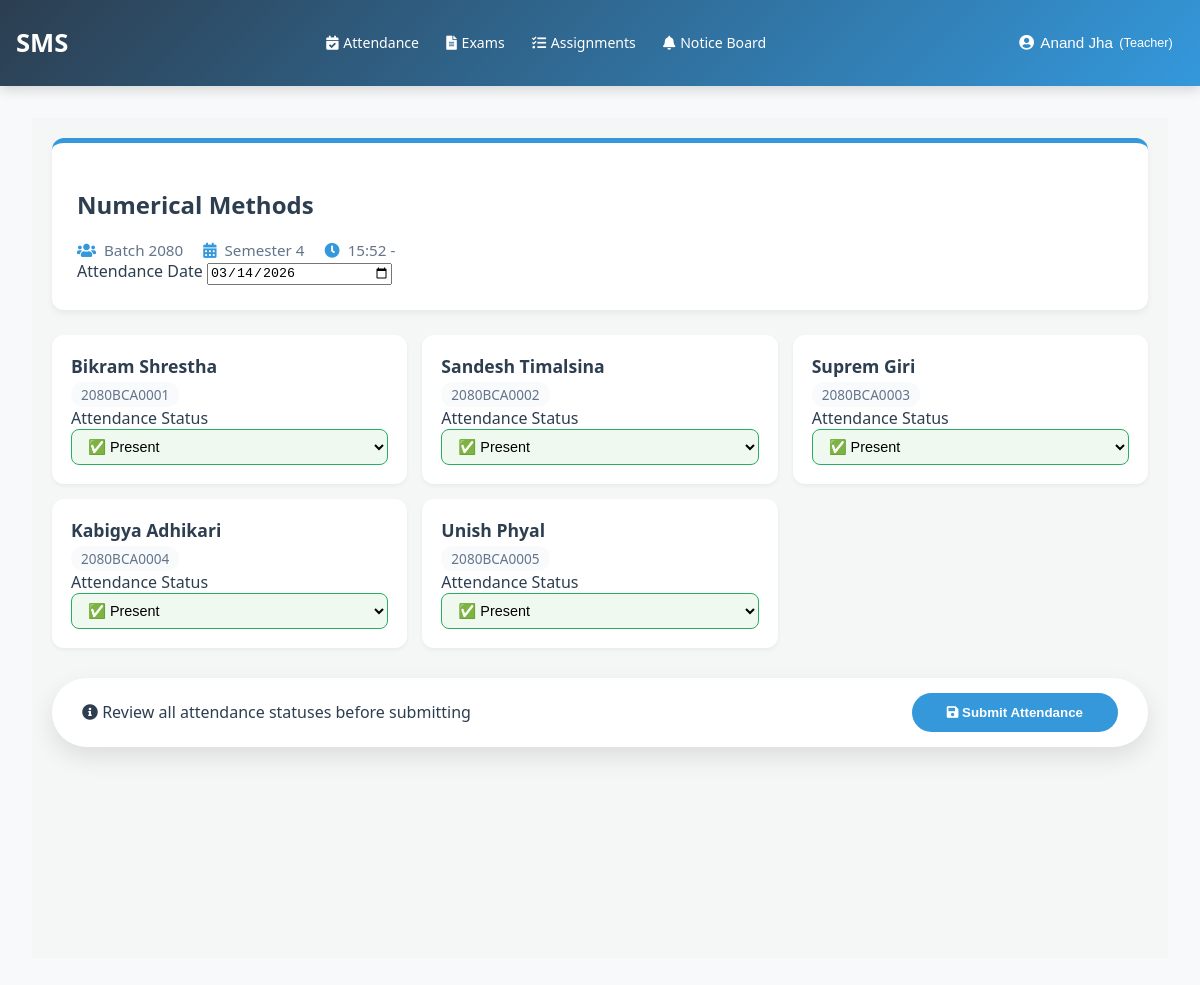
The page /attendance/sessions/7/take/ (signed in) on the database as committed earlier.
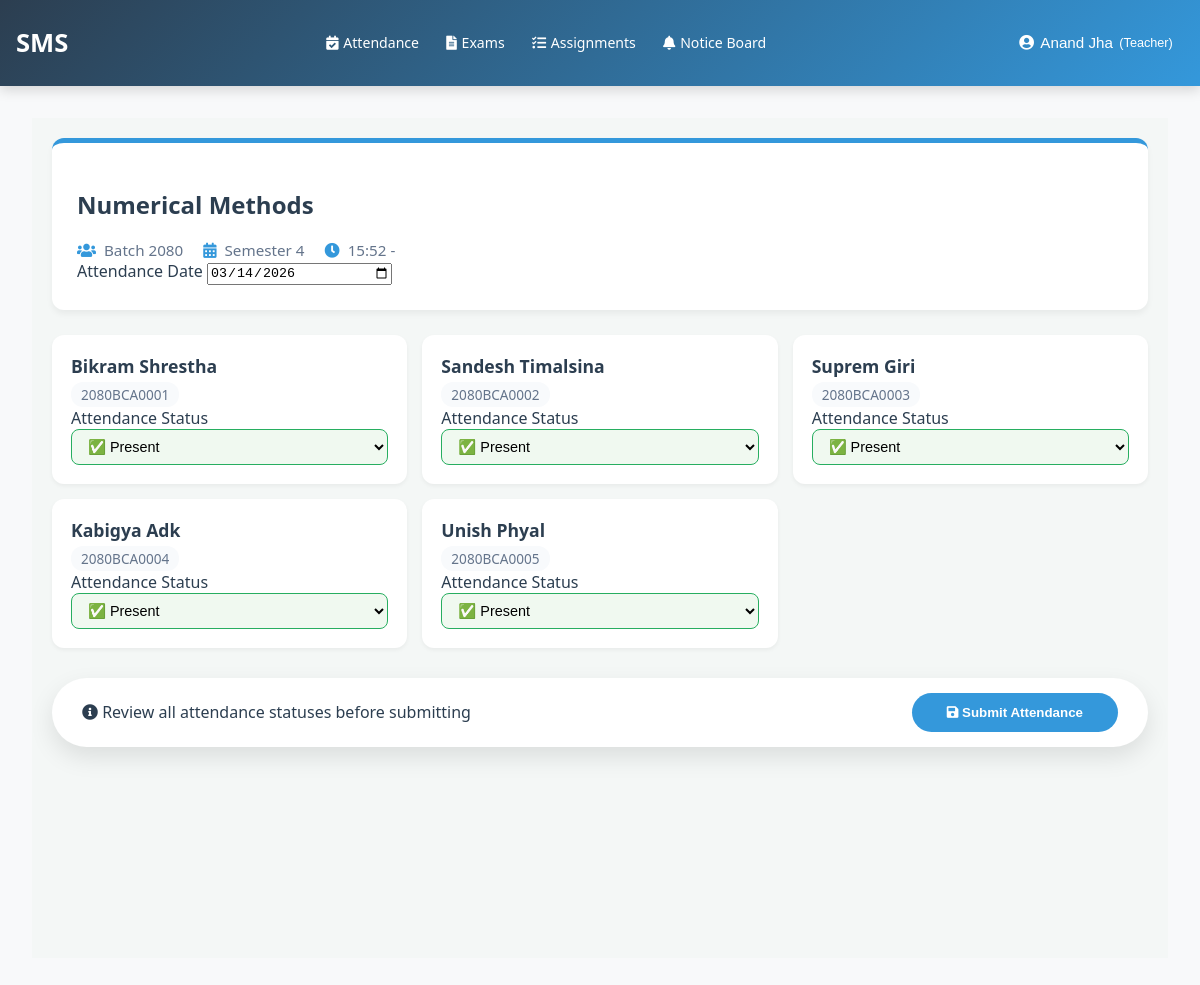
The same page on the database as committed later.
### accounts/models.py (models this page shows, shortened)
class StudentProfile(models.Model):
    user = models.OneToOneField(
        User,
        on_delete=models.CASCADE,
        related_name='student_profile',
        verbose_name="User Account"
    )
    student_id = models.CharField(
        max_length=20,
        unique=True,
        verbose_name="Student ID",
        validators=[id_validator],
        help_text="Enter student ID"
    )
    middle_name = models.CharField(
        max_length=50,
        blank=True,
        verbose_name="Middle Name",
        validators=[name_validator, validate_no_numbers],
        help_text="Enter middle name without numbers"
    )
    date_of_birth = models.DateField(
        null=True,
        blank=True,
        verbose_name="Date of Birth",
        help_text="Select date of birth"
    )
    gender = models.CharField(
        max_length=10,
        choices=[
            ('Male', 'Male'),
            ('Female', 'Female'),
            ('Other', 'Other'),
        ],
        blank=True,
        verbose_name="Gender",
        help_text="Select gender"
    )
    nationality = models.CharField(
        max_length=50,
        blank=True,
        default='Nepali',
        verbose_name="Nationality",
        help_text="Enter nationality"
    )
    grade = models.CharField(
        max_length=10,
        blank=True,
        verbose_name="Grade",
        help_text="Enter grade/class"
    )
    section = models.CharField(
        max_length=10,
        blank=True,
        verbose_name="Section",
        help_text="Enter section"
    )
    emergency_contact = models.CharField(
        max_length=20,
        blank=True,
        verbose_name="Emergency Contact",
        validators=[phone_validator, validate_no_letters_in_phone],
        help_text="Enter emergency contact number"
    )
    address = models.TextField(
        blank=True,
        verbose_name="Address",
        help_text="Enter student's address"
    )
    photo = models.ImageField(
        upload_to='students/photos/',
        null=True,
        blank=True,
        verbose_name="Student Photo",
        help_text="Upload student photo"
    )
    batch = models.ForeignKey(
        Batch,
        on_delete=models.SET_NULL,
        null=True,
        blank=True,
        related_name='students',
        verbose_name="Batch"
    )
    enrolled_courses = models.ManyToManyField(
        'courses.Course',
        through='StudentCourseEnrollment',
        related_name='enrolled_students',
        blank=True,
        verbose_name="Enrolled Courses"
    )
    class Meta:
        verbose_name = "Student Profile"
        verbose_name_plural = "Student Profiles"

class User(AbstractUser):
    ROLE_CHOICES = (
        ('admin', 'Admin'),
        ('teacher', 'Teacher'),
        ('student', 'Student'),
        ('guardian', 'Guardian'),
    )
    username = None
    email = models.EmailField(
        unique=True,
        validators=[email_validator],
        verbose_name="Email ID",
        help_text="Enter a valid email address"
    )
    role = models.CharField(
        max_length=20,
        choices=ROLE_CHOICES,
        default='student',
        verbose_name="User Role"
    )
    is_verified = models.BooleanField(default=False, verbose_name="Email Verified")
    created_by = models.ForeignKey(
        'self',
        on_delete=models.SET_NULL,
        null=True,
        blank=True,
        related_name='created_users',
        verbose_name="Created By"
    )
    date_created = models.DateTimeField(auto_now_add=True, verbose_name="Account Created")
    first_name = models.CharField(
        max_length=30,
        validators=[name_validator, validate_no_numbers],
        verbose_name="First Name",
        help_text="Enter first name without numbers"
    )
    last_name = models.CharField(
        max_length=30,
        validators=[name_validator, validate_no_numbers],
        verbose_name="Last Name",
        help_text="Enter last name without numbers"
    )
    phone_number = models.CharField(
        validators=[phone_validator, validate_no_letters_in_phone],
        max_length=17,
        blank=True,
        verbose_name="Phone Number",
        help_text="Enter phone number (9-15 digits, optional +)"
    )
    USERNAME_FIELD = 'email'
    REQUIRED_FIELDS = ['first_name', 'last_name']
    objects = CustomUserManager()
    class Meta:
        verbose_name = "User"
        verbose_name_plural = "Users"
        ordering = ['-date_created']

### attendance/views.py (the view, shortened to what this page needs)
# urls.py: path('sessions/<int:session_id>/take/', views.take_attendance, name='take_attendance'),
@login_required
def take_attendance(request, session_id):
    from datetime import datetime
    session = get_object_or_404(AttendanceSession, id=session_id)
    student_qs = StudentProfile.objects.filter(
        batch=session.batch,
        user__is_active=True
    )
    if session.course:
        student_qs = student_qs.filter(enrolled_courses=session.course)
    students = student_qs.select_related('user').order_by('student_id')
    if session.teacher != request.user:
        return HttpResponseForbidden("Only the assigned teacher may take attendance for this session.")
    if session.status == 'cancelled':
        return HttpResponseForbidden("This session has been deactivated by the administrator.")
    today = timezone.now().date()
    return render(request, 'attendance/teacher/take_attendance.html', {
        'session': session,
        'students': students,
        'today': today,
    })

### templates/attendance/teacher/take_attendance.html (shortened to what this page needs)
{% extends 'base.html' %}
{% block content %}
<div class="take-attendance-container">
    <div class="attendance-header">
        <div class="d-flex justify-content-between align-items-start flex-wrap">
            <div>
                <h2 class="mb-2">{{ session.subject.name }}</h2>
                <div class="session-details">
                    <div class="detail-item">
                        <i class="fas fa-users"></i>
                        <span>{{ session.batch.name }}</span>
                    </div>
                    <div class="detail-item">
                        <i class="fas fa-calendar-alt"></i>
                        <span>
                            {% if session.course.course_type == 'semester' %}
                                {% if session.subject.semester %}
                                    Semester {{ session.subject.semester }}
                                {% else %}
                                    Semester not specified
                                {% endif %}
                            {% elif session.course.course_type == 'yearly' %}
                                {% if session.subject.year %}
                                    Year {{ session.subject.year }}
                                {% else %}
                                    Year not specified
                                {% endif %}
                            {% else %}
                                {{ session.course_period.name }}
                            {% endif %}
                        </span>
                    </div>
                    <div class="detail-item">
                        <i class="fas fa-clock"></i>
                        <span>{{ session.start_time|time:"H:i" }} - {{ session.end_time|time:"H:i" }}</span>
                    </div>
                </div>
            </div>
            <div class="mt-3 mt-md-0">
                  <label class="form-label mb-1 fw-semibold">Attendance Date</label>
                  <input type="date" id="attendance_date"
                      class="form-control form-control-sm"
                      value="{{ today|date:'Y-m-d' }}"
                      max="{{ today|date:'Y-m-d' }}"
                      style="min-width: 180px;">
            </div>
        </div>
    </div>
    <form method="POST">
        <div class="student-card-grid">
            {% for student in students %}
            <div class="student-item">
                <div class="mb-3">
                    <div class="student-name">
                        {{ student.user.get_full_name }}
                    </div>
                    <div class="student-id">
                        {{ student.student_id }}
                    </div>
                </div>
                <label class="form-label mb-2 fw-semibold">Attendance Status</label>
                <select name="status_{{ student.id }}"
                        class="status-select"
                        required>
                    <option value="present">✅ Present</option>
                </select>
            </div>
            {% endfor %}
        </div>
        <div class="submit-bar">
            <span class="text-muted">
                <i class="fas fa-info-circle me-2"></i>
                Review all attendance statuses before submitting
            </span>
            <button type="submit" class="btn-save">
                <i class="fas fa-save me-2"></i> Submit Attendance
            </button>
        </div>
    </form>
</div>
{% endblock %}

Rows that differ between the two databases and show on the page:
changed through a linked row, StudentProfile "2080BCA0004": user.get_full_name "Kabigya Adhikari" → "Kabigya Adk"
